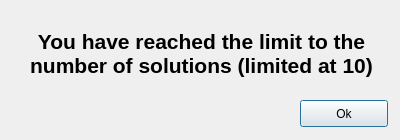
<?xml version="1.0" encoding="UTF-8"?>
<ui version="4.0">
 <class>maxNumber</class>
 <widget class="QDialog" name="maxNumber">
  <property name="geometry">
   <rect>
    <x>0</x>
    <y>0</y>
    <width>400</width>
    <height>140</height>
   </rect>
  </property>
  <property name="windowTitle">
   <string>Dialog</string>
  </property>
  <widget class="QLabel" name="label">
   <property name="geometry">
    <rect>
     <x>16</x>
     <y>8</y>
     <width>371</width>
     <height>91</height>
    </rect>
   </property>
   <property name="font">
    <font>
     <pointsize>16</pointsize>
     <weight>75</weight>
     <bold>true</bold>
    </font>
   </property>
   <property name="text">
    <string>You have reached the limit to the number of solutions (limited at 10)</string>
   </property>
   <property name="alignment">
    <set>Qt::AlignCenter</set>
   </property>
   <property name="wordWrap">
    <bool>true</bool>
   </property>
  </widget>
  <widget class="QPushButton" name="pushButton">
   <property name="geometry">
    <rect>
     <x>300</x>
     <y>100</y>
     <width>88</width>
     <height>27</height>
    </rect>
   </property>
   <property name="text">
    <string>Ok</string>
   </property>
  </widget>
 </widget>
 <resources/>
 <connections/>
</ui>
